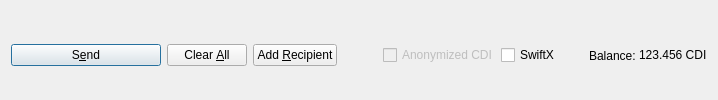
         <widget class="QFrame" name="frame_Send">
          <layout class="QHBoxLayout" name="horizontalLayout">
           <property name="bottomMargin">
            <number>0</number>
           </property>
           <item>
            <widget class="QPushButton" name="sendButton">
             <property name="minimumSize">
              <size>
               <width>150</width>
               <height>0</height>
              </size>
             </property>
             <property name="toolTip">
              <string>Confirm the send action</string>
             </property>
             <property name="text">
              <string>S&amp;end</string>
             </property>
             <property name="icon">
              <iconset resource="../cdi.qrc">
               <normaloff>:/icons/send</normaloff>:/icons/send</iconset>
             </property>
             <property name="autoDefault">
              <bool>false</bool>
             </property>
             <property name="default">
              <bool>true</bool>
             </property>
            </widget>
           </item>
           <item>
            <widget class="QPushButton" name="clearButton">
             <property name="sizePolicy">
              <sizepolicy hsizetype="Minimum" vsizetype="Fixed">
               <horstretch>0</horstretch>
               <verstretch>0</verstretch>
              </sizepolicy>
             </property>
             <property name="toolTip">
              <string>Clear all fields of the form.</string>
             </property>
             <property name="text">
              <string>Clear &amp;All</string>
             </property>
             <property name="icon">
              <iconset resource="../cdi.qrc">
               <normaloff>:/icons/remove</normaloff>:/icons/remove</iconset>
             </property>
             <property name="autoDefault">
              <bool>false</bool>
             </property>
            </widget>
           </item>
           <item>
            <widget class="QPushButton" name="addButton">
             <property name="toolTip">
              <string>Send to multiple recipients at once</string>
             </property>
             <property name="text">
              <string>Add &amp;Recipient</string>
             </property>
             <property name="icon">
              <iconset resource="../cdi.qrc">
               <normaloff>:/icons/add</normaloff>:/icons/add</iconset>
             </property>
             <property name="autoDefault">
              <bool>false</bool>
             </property>
            </widget>
           </item>
           <item>
            <spacer name="horizontalSpacer">
             <property name="orientation">
              <enum>Qt::Horizontal</enum>
             </property>
             <property name="sizeHint" stdset="0">
              <size>
               <width>40</width>
               <height>20</height>
              </size>
             </property>
            </spacer>
           </item>
           <item>
            <layout class="QHBoxLayout" name="horizontalLayout_2">
             <property name="spacing">
              <number>3</number>
             </property>
             <item>
              <widget class="QCheckBox" name="checkzCDI">
               <property name="enabled">
                <bool>false</bool>
               </property>
               <property name="text">
                <string>Anonymized CDI</string>
               </property>
              </widget>
             </item>
             <item>
              <widget class="QCheckBox" name="checkSwiftTX">
               <property name="enabled">
                <bool>true</bool>
               </property>
               <property name="minimumSize">
                <size>
                 <width>85</width>
                 <height>0</height>
                </size>
               </property>
               <property name="text">
                <string>SwiftX</string>
               </property>
              </widget>
             </item>
             <item>
              <widget class="QLabel" name="label">
               <property name="text">
                <string>Balance:</string>
               </property>
              </widget>
             </item>
             <item>
              <widget class="QLabel" name="labelBalance">
               <property name="sizePolicy">
                <sizepolicy hsizetype="Preferred" vsizetype="Fixed">
                 <horstretch>0</horstretch>
                 <verstretch>0</verstretch>
                </sizepolicy>
               </property>
               <property name="cursor">
                <cursorShape>IBeamCursor</cursorShape>
               </property>
               <property name="text">
                <string notr="true">123.456 CDI</string>
               </property>
               <property name="textInteractionFlags">
                <set>Qt::LinksAccessibleByMouse|Qt::TextSelectableByKeyboard|Qt::TextSelectableByMouse</set>
               </property>
              </widget>
             </item>
            </layout>
           </item>
          </layout>
         </widget>
